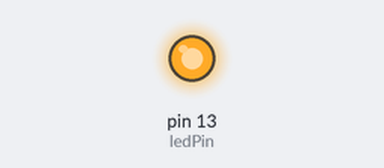
A sketch run on a simulated Arduino Uno, built with avr-gcc and run on an emulated ATmega328P. On the bench: output pins drawn as LEDs (lit = HIGH).

Above: at 0.35 s.
At 20.4 s:
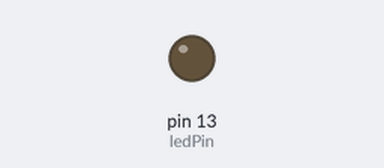
Timing chart, 0 to 29.4 s (numbered marks = the images above):
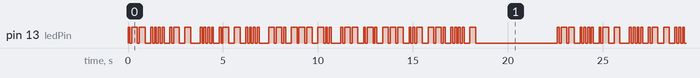

The sketch:

MorseBasic.ino
```cpp
int ledPin = 13; // LED connected to pin 13

// What hath God wrought
void setup() {// run once, when the sketch starts
    pinMode(ledPin, OUTPUT); // sets the pin as output
}

void loop() { // run over and over again
 dits();
 dashs();
 dashs();
delay(200);
dits();
dits();
dits();
dits();
delay(200);
dits();
dashs();
delay(200);
dashs();
delay(400);


dits();
dits();
dits();
dits();
delay(200);
dits();
dashs();
delay(200);
dashs();
delay(200);
dits();
dits();
dits();
dits();
delay(400);

dashs();
dashs();
dits();
delay(200);
dashs();
dashs();
dashs();
delay(200);
dashs();
dits();
dits();
delay(400);

dits();
dashs();
dashs();
delay(200);
dits();
dashs();
dits();
delay(200);
dashs();
dashs();
dashs();
delay(200);
dits();
dits();
dashs();
delay(200);
dashs();
dashs();
dits();
delay(200);
dits();
dits();
dits();
dits();
delay(200);
dashs();
delay(200);

delay(4000);


}


void dits (){

  digitalWrite(ledPin,HIGH);
  delay(100);
  digitalWrite(ledPin,LOW);
  delay(100);
}

void dashs(){

  digitalWrite(ledPin,HIGH);
  delay(300);
  digitalWrite(ledPin,LOW);
  delay(100);

}
```

Measured:
- by itself, pin 13 (ledPin): moves between LOW and HIGH, repeating every 22.6 s
- by itself, everything shown: repeats every 22.6 s, in 100 steps
